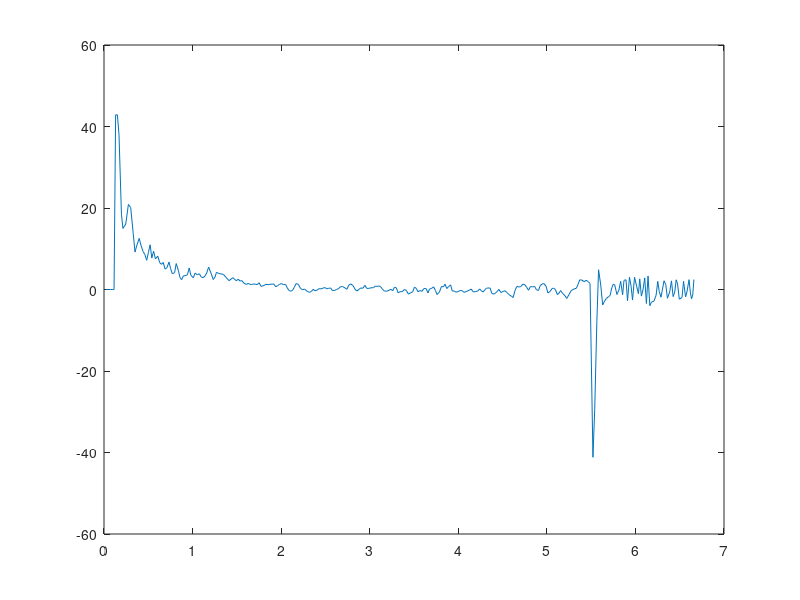

The MATLAB source for this figure:
t = [0.0225598 0.0434665 0.0611638 0.0752696 0.0937412 0.113391 0.131177 0.151181 0.169272 0.196881 0.213733 0.245294 0.275356 0.301216 0.329761 0.349951 0.368685 0.397518 0.416982 0.441334 0.461238 0.481929 0.501232 0.520951 0.539729 0.559758 0.580817 0.607082 0.62949 0.649334 0.668857 0.689291 0.711214 0.733725 0.751882 0.771335 0.79696 0.815272 0.840687 0.858619 0.876099 0.89692 0.915691 0.941204 0.962109 0.980092 1.00743 1.02931 1.05369 1.07739 1.09576 1.11923 1.13974 1.15918 1.1813 1.21029 1.23366 1.25351 1.26989 1.29324 1.34778 1.41134 1.45532 1.49266 1.51526 1.53698 1.55727 1.57929 1.60799 1.62731 1.64975 1.66577 1.68981 1.71374 1.73129 1.75093 1.77261 1.8072 1.82582 1.85277 1.8734 1.8972 1.91919 1.93869 1.95867 1.97919 2.00277 2.02381 2.0495 2.06983 2.08935 2.11006 2.12776 2.14871 2.16925 2.19321 2.21993 2.24378 2.26426 2.29572 2.32191 2.34096 2.36188 2.37976 2.40385 2.42871 2.4492 2.47255 2.49344 2.51437 2.53489 2.55944 2.57583 2.60009 2.62509 2.65119 2.67083 2.6954 2.71936 2.74194 2.76368 2.78495 2.81152 2.83438 2.85528 2.87888 2.89896 2.92377 2.94551 2.96724 2.99004 3.01438 3.0419 3.06189 3.08538 3.10377 3.12525 3.1486 3.16531 3.19131 3.2175 3.23918 3.25978 3.27927 3.29995 3.32067 3.34326 3.36594 3.39235 3.41262 3.43689 3.4589 3.4847 3.50496 3.52492 3.54524 3.56525 3.59009 3.61229 3.63832 3.6573 3.67573 3.70115 3.72188 3.74125 3.76019 3.78712 3.80998 3.83216 3.84972 3.8705 3.89207 3.9135 3.93128 3.9519 3.97187 4.00008 4.02202 4.04412 4.06412 4.08727 4.10919 4.12583 4.14573 4.17113 4.19852 4.22066 4.24125 4.25979 4.2797 4.29952 4.31776 4.33568 4.35859 4.37928 4.40572 4.43323 4.45695 4.48126 4.50617 4.52574 4.5497 4.56918 4.60002 4.61876 4.64091 4.66118 4.68571 4.70531 4.72935 4.75123 4.77012 4.7935 4.81394 4.83928 4.86146 4.88319 4.90575 4.92415 4.94571 4.96525 4.98994 5.01195 5.0355 5.05875 5.0757 5.09578 5.11897 5.13728 5.15576 5.17582 5.20686 5.2244 5.25116 5.27529 5.30529 5.3337 5.35212 5.3708 5.39552 5.42203 5.44378 5.46697 5.48732 5.52025 5.54034 5.56444 5.58372 5.60842 5.63014 5.6512 5.6712 5.69527 5.71407 5.73325 5.75069 5.76599 5.79112 5.81341 5.83341 5.85523 5.87081 5.89381 5.91063 5.93267 5.95115 5.96717 5.98991 6.01318 6.0339 6.0487 6.06721 6.08547 6.10497 6.12377 6.14239 6.16254 6.18128 6.20979 6.23343 6.25187 6.26874 6.28867 6.3055 6.32317 6.34261 6.36129 6.38686 6.4069 6.42551 6.44377 6.46015 6.47569 6.49527 6.52593 6.5434 6.56578 6.58135 6.60525 6.61994 6.63342 6.64719 6.66015];
x1 = [0 0 0 0 0 0 0.000707731 0.00353865 0.00707731 0.0127392 0.0155701 0.0212319 0.026186 0.0318479 0.0382175 0.0431716 0.0467102 0.0537875 0.0580339 0.0644035 0.0693576 0.0743117 0.0785581 0.0835122 0.0884664 0.0934205 0.0990823 0.105452 0.111114 0.116068 0.12173 0.127392 0.132346 0.138715 0.143669 0.148623 0.155701 0.160655 0.16844 0.172686 0.178348 0.183302 0.188964 0.195334 0.200996 0.206657 0.213735 0.220104 0.226474 0.233551 0.238505 0.244875 0.250537 0.255491 0.262568 0.269645 0.276015 0.281677 0.285923 0.293001 0.308571 0.326264 0.338295 0.348911 0.355989 0.36165 0.36802 0.37439 0.382175 0.388544 0.394914 0.39916 0.406238 0.413315 0.418977 0.424639 0.4303 0.440209 0.446578 0.454363 0.460025 0.467102 0.473472 0.479134 0.484796 0.491165 0.497535 0.503904 0.511689 0.518059 0.523721 0.53009 0.535045 0.541414 0.547076 0.554153 0.562646 0.569723 0.576093 0.586001 0.593078 0.599448 0.60511 0.610772 0.617849 0.625634 0.631296 0.638373 0.644743 0.651112 0.657482 0.664559 0.669513 0.676591 0.684376 0.692161 0.697823 0.705608 0.712685 0.719055 0.725424 0.731794 0.739579 0.747364 0.753026 0.760103 0.765765 0.772842 0.779212 0.785581 0.792659 0.799736 0.808229 0.81389 0.820968 0.82663 0.832999 0.839369 0.845031 0.852816 0.860601 0.86697 0.87334 0.879002 0.885371 0.891741 0.898818 0.905896 0.912973 0.919342 0.927127 0.933497 0.941282 0.947652 0.953313 0.960391 0.966053 0.97313 0.980207 0.987992 0.993654 0.999316 1.00639 1.01276 1.01913 1.02479 1.03258 1.03895 1.04603 1.05098 1.05735 1.06372 1.07009 1.07575 1.08141 1.08778 1.09628 1.10264 1.10972 1.11609 1.12317 1.12954 1.13449 1.14015 1.14794 1.15643 1.1628 1.16917 1.17483 1.1805 1.18686 1.19182 1.19748 1.20456 1.21093 1.21871 1.22791 1.23428 1.24207 1.24985 1.25551 1.26259 1.26896 1.27816 1.28382 1.2909 1.29656 1.30435 1.3093 1.31709 1.32346 1.32912 1.33549 1.34186 1.34964 1.35601 1.36238 1.36875 1.37441 1.38078 1.38715 1.39423 1.40131 1.40768 1.41475 1.41971 1.42679 1.43316 1.43882 1.44448 1.45085 1.46076 1.46571 1.4735 1.48128 1.49048 1.49827 1.50322 1.50888 1.51596 1.52304 1.52941 1.53648 1.54215 1.54781 1.5471 1.54639 1.5471 1.54781 1.54781 1.54781 1.54781 1.54781 1.5471 1.5471 1.54781 1.54781 1.5471 1.54781 1.54781 1.5471 1.54781 1.5471 1.5471 1.54781 1.5471 1.5471 1.54781 1.5471 1.5471 1.54781 1.5471 1.54781 1.5471 1.5471 1.54781 1.54852 1.54852 1.54781 1.54781 1.54852 1.54852 1.54781 1.54781 1.54852 1.54852 1.54781 1.54852 1.54852 1.54781 1.54781 1.54852 1.54852 1.54781 1.54852 1.54852 1.54781 1.54781 1.54852 1.54852 1.54781 1.54781 1.54781];
x2 = [0 0 0 0 0 0 0 0.0337689 0.170664 0.19503 0.187751 0.153881 0.159138 0.203725 0.235674 0.225261 0.212117 0.223845 0.234866 0.239719 0.249829 0.236382 0.223137 0.245987 0.234259 0.247504 0.242651 0.254075 0.256704 0.253469 0.264894 0.262467 0.252761 0.264085 0.272982 0.27096 0.25539 0.267826 0.279756 0.283092 0.276419 0.276217 0.274802 0.262871 0.275307 0.279958 0.271769 0.274903 0.272982 0.278239 0.279756 0.276824 0.271769 0.261456 0.27278 0.28289 0.278442 0.270454 0.272274 0.274094 0.284811 0.279655 0.284912 0.282385 0.285519 0.28471 0.289159 0.291282 0.289563 0.291181 0.291686 0.290271 0.291282 0.291484 0.28835 0.294618 0.293102 0.291181 0.291585 0.291181 0.290675 0.290776 0.295326 0.293506 0.291383 0.289765 0.291484 0.291181 0.297449 0.301797 0.302909 0.301493 0.296135 0.289765 0.290978 0.29846 0.300482 0.299168 0.303313 0.30483 0.303414 0.299572 0.3021 0.301291 0.29846 0.299067 0.297651 0.29664 0.298764 0.298056 0.297348 0.301392 0.301797 0.300078 0.298157 0.295023 0.295023 0.297146 0.299673 0.292495 0.290372 0.293304 0.299572 0.302605 0.299673 0.297348 0.297854 0.292798 0.298157 0.298056 0.297045 0.296944 0.294113 0.294719 0.293708 0.295629 0.30028 0.302605 0.302909 0.301392 0.299673 0.3021 0.296135 0.297045 0.305639 0.303718 0.303718 0.299977 0.301392 0.307964 0.30574 0.304122 0.295933 0.297854 0.303819 0.301797 0.303111 0.298258 0.298662 0.305841 0.299168 0.297854 0.295326 0.301493 0.308672 0.304324 0.29482 0.295427 0.290877 0.298359 0.294719 0.29199 0.302504 0.302403 0.304526 0.303617 0.301594 0.301999 0.304931 0.303617 0.302201 0.301089 0.299269 0.304324 0.303313 0.302605 0.298966 0.302201 0.304122 0.300685 0.297752 0.297449 0.297449 0.306852 0.307863 0.304425 0.299876 0.305032 0.303313 0.3021 0.305234 0.30847 0.311604 0.313828 0.301594 0.294719 0.29573 0.294922 0.290877 0.291686 0.295832 0.301291 0.295023 0.295427 0.294719 0.300685 0.301594 0.293405 0.290776 0.289664 0.294113 0.305841 0.303515 0.298258 0.297752 0.299775 0.308773 0.306144 0.301797 0.306245 0.311098 0.315446 0.308368 0.301797 0.299168 0.297752 0.291181 0.283396 0.2838 0.286631 0.284103 0.28653 0.289664 0.288148 0.20595 0.0553041 -0.0339711 -0.00768394 0.0266916 0.0199176 0.015469 0.0125369 0.0102115 -0.00303313 -0.0092005 -0.00808835 0.00859387 0.00090994 -0.0140535 0.0090994 -0.0156712 -0.0166822 0.0195132 -0.0210297 -0.00556074 0.0180977 -0.0210297 -0.00586406 0.00727952 -0.0182999 0.0113237 0.000404418 -0.0200187 0.0240628 -0.023254 0.0278037 0.0216363 0.0198165 0.00980713 -0.0140535 0.00343755 0.0132447 -0.000808835 -0.0150646 -0.00849277 0.0150646 0.00414528 -0.0148623 0.0122336 0.00434749 -0.0166822 -0.00940271 0.0166822 0.0137502 -0.0141546 0.0126381 0.00434749 -0.0168844 0.00475191 0.0159745 0.0092005 -0.0170866 -0.0146601];
x3 = [0 0 0 0 0 0 70.7143 75 72.0013 45.5989 39.4525 42.0351 51.0905 52.7212 45.0103 38.602 41.1284 45.2396 44.228 42.7042 42.3674 40.9505 44.3657 48.4005 44.8345 47.679 45.9957 47.5276 45.9795 45.84 47.1038 45.3688 46.1652 48.8437 47.2699 45.6373 46.2815 50.0955 48.3616 45.999 45.3299 46.9441 47.4581 48.1072 51.069 49.1554 48.2562 50.2161 50.1071 50.8173 50.1076 49.9862 50.8775 52.3578 55.0868 53.401 51.3824 52.3842 54.5041 54.6934 54.6605 52.6824 53.7973 53.057 53.7126 53.3387 53.6574 52.9323 52.5402 52.9931 52.8276 52.8122 53.2262 53.1754 53.2361 54.0298 52.9067 53.1854 53.7287 53.8058 54.0052 54.2483 54.3698 53.5181 53.8865 54.4737 54.9882 54.796 54.9487 53.7285 52.7018 52.3493 52.5908 53.7537 55.2901 55.302 53.7927 53.2289 53.465 52.609 52.1516 52.3576 53.1659 52.7037 52.7976 53.406 53.3537 53.6603 53.9402 53.5504 53.6783 53.8729 53.0526 52.8646 53.2016 53.6492 54.3901 54.5238 54.1369 53.59 55.0926 55.8014 55.3489 54.0337 53.2602 53.7948 54.3597 54.3351 55.4461 54.4942 54.4351 54.683 54.7673 55.4236 55.4335 55.7149 55.4106 54.4314 53.8328 53.6836 53.9631 54.3443 53.8599 55.0682 55.0464 53.2166 53.3786 53.3639 54.1177 53.8875 52.4217 52.6563 52.9678 54.7078 54.5153 53.2208 53.4831 53.2144 54.1905 54.2252 52.6878 53.9002 54.3291 54.9312 53.7182 52.025 52.6954 54.7707 54.9039 55.9385 54.5459 55.2049 55.942 53.8428 53.6185 53.1282 53.2174 53.6201 53.5505 52.8814 53.0358 53.3158 53.5526 53.9518 52.9082 52.9634 53.089 53.851 53.2407 52.7302 53.3744 54.0658 54.222 54.2645 52.2727 51.7686 52.3776 53.3646 52.345 52.5408 52.7896 52.1077 51.2724 50.4106 49.7023 52.0992 53.8042 53.799 54.0143 54.9754 55.0121 54.2205 53.0194 54.244 54.3532 54.5631 53.366 53.0406 54.7662 55.5913 56.0155 55.2258 52.691 52.8746 54.005 54.2441 53.8501 51.8718 52.1336 53.0362 52.1379 50.9128 49.7194 50.9384 52.3781 53.0509 53.4207 54.8987 56.8355 57.1412 56.7538 57.4335 57.1877 56.6555 -13.6467 -0.00150941 31.1967 52.6775 49.2778 41.4465 41.839 42.6495 43.15 43.5312 46.2889 47.9275 47.9423 44.4371 45.6382 49.0067 44.5123 49.2626 50.2 42.6507 50.3937 48.1681 42.8347 50.5433 48.3549 45.3001 50.451 44.8338 46.435 51.0532 42.2386 51.2202 41.4848 41.3968 41.6037 43.5161 48.7233 45.6282 43.1137 45.7599 49.1277 48.2104 43.1187 44.7877 49.0471 43.7946 44.7791 49.4111 48.4997 42.8616 42.734 48.6157 43.5964 44.6684 49.3522 45.3508 42.4293 43.4379 49.1124];
x4 = [0 0 0 0 0 0 42.8571 42.8571 38.033 18.4765 14.9957 16.0356 20.8742 20.1231 13.7535 9.18937 10.6771 12.5547 10.8793 9.30492 8.61164 7.16729 9.08827 10.9804 7.71614 9.39158 7.49949 8.19277 6.56066 6.18513 6.64732 5.01521 5.36185 6.74843 5.13075 3.85973 4.1486 6.37289 4.59635 2.89201 2.41538 3.36865 3.39754 3.59975 5.30408 3.52753 2.86313 4.03305 3.5853 3.85973 3.10867 2.89201 3.31088 4.03305 5.50629 3.88861 2.44427 3.07978 4.22082 3.96083 3.70085 2.16984 2.90646 2.1554 2.51648 2.06874 2.18428 1.54877 1.24546 1.491 1.2599 1.18768 1.38989 1.24546 1.21657 1.66432 0.768822 0.985474 1.2599 1.20213 1.2599 1.33212 1.31767 0.667717 0.9277 1.23101 1.46211 1.21657 1.2599 0.364404 -0.256666 -0.415544 -0.213335 0.552169 1.46211 1.28879 0.219969 -0.0689006 0.118865 -0.473318 -0.689971 -0.487762 0.0610908 -0.299996 -0.184448 0.219969 0.133308 0.335517 0.479952 0.176639 0.277743 0.378848 -0.198892 -0.256666 -0.0111266 0.2633 0.711048 0.711048 0.407734 0.0466473 1.07213 1.37545 0.956587 0.0610908 -0.372214 0.0466473 0.378848 0.30663 1.0288 0.2633 0.277743 0.422178 0.436621 0.841039 0.754378 0.898813 0.624387 -0.0400136 -0.372214 -0.415544 -0.198892 0.0466473 -0.299996 0.552169 0.422178 -0.805518 -0.531092 -0.531092 0.00331684 -0.198892 -1.13772 -0.819962 -0.588866 0.581056 0.30663 -0.545536 -0.256666 -0.444431 0.248856 0.191082 -0.834405 0.118865 0.30663 0.667717 -0.213335 -1.23882 -0.617753 0.739935 0.653274 1.30323 0.234413 0.754378 1.14435 -0.35777 -0.343327 -0.64664 -0.516649 -0.227779 -0.285553 -0.704414 -0.516649 -0.31444 -0.155562 0.104421 -0.617753 -0.473318 -0.372214 0.147752 -0.31444 -0.588866 -0.0977876 0.321074 0.364404 0.364404 -0.97884 -1.12328 -0.632197 0.0177603 -0.718858 -0.473318 -0.299996 -0.747744 -1.20994 -1.65768 -1.97544 -0.227779 0.754378 0.609943 0.725491 1.30323 1.18768 0.5955 -0.184448 0.711048 0.653274 0.754378 -0.0977876 -0.227779 0.942143 1.31767 1.47655 0.841039 -0.834405 -0.502205 0.248856 0.321074 0.0322038 -1.25327 -0.877736 -0.256666 -0.892179 -1.58547 -2.20654 -1.19549 -0.256666 0.118865 0.321074 1.2599 2.37205 2.31427 1.90986 2.27094 1.9243 1.47655 -41.1639 -29.4214 -7.90059 4.85301 1.09771 -3.81308 -2.84537 -2.20985 -1.79099 -1.45879 0.433305 1.31436 1.15548 -1.2277 -0.129991 2.00764 -1.29991 2.23874 2.38318 -2.78759 3.00425 0.794392 -2.58538 3.00425 0.837722 -1.03993 2.61427 -1.61767 -0.0577739 2.85981 -3.43755 3.322 -3.97196 -3.09091 -2.83092 -1.40102 2.00764 -0.491079 -1.8921 0.115548 2.15208 1.21325 -2.15208 -0.592183 2.12319 -1.74766 -0.62107 2.38318 1.34324 -2.38318 -1.96431 2.02209 -1.80544 -0.62107 2.41206 -0.678844 -2.28207 -1.31436 2.44095];
x5 = [0 0 0 0 0 0 0 0.0337689 0.136895 0.0243662 -0.00727952 -0.03387 0.00525743 0.044587 0.031949 -0.0104138 -0.0131436 0.0117281 0.0110204 0.00485301 0.0101104 -0.0134469 -0.0132447 0.0228496 -0.0117281 0.0132447 -0.00485301 0.0114248 0.00262871 -0.00323534 0.0114248 -0.00242651 -0.00970602 0.0113237 0.00889719 -0.00202209 -0.0155701 0.0124358 0.0119303 0.00333645 -0.00667289 -0.000202209 -0.00141546 -0.0119303 0.0124358 0.0046508 -0.00818946 0.00313424 -0.00192098 0.00525743 0.00151657 -0.00293203 -0.00505522 -0.0103126 0.0113237 0.0101104 -0.00444859 -0.00798725 0.00181988 0.00181988 0.0107171 -0.00515632 0.00525743 -0.00252761 0.00313424 -0.000808835 0.00444859 0.00212319 -0.00171877 0.00161767 0.000505522 -0.00141546 0.00101104 0.000202209 -0.00313424 0.00626847 -0.00151657 -0.00192098 0.000404418 -0.000404418 -0.000505522 0.000101104 0.0045497 -0.00181988 -0.00212319 -0.00161767 0.00171877 -0.000303313 0.00626847 0.00434749 0.00111215 -0.00141546 -0.00535853 -0.00636958 0.00121325 0.00748173 0.00202209 -0.00131436 0.00414528 0.00151657 -0.00141546 -0.00384197 0.00252761 -0.000808835 -0.00283092 0.000606626 -0.00141546 -0.00101104 0.00212319 -0.000707731 -0.000707731 0.00404418 0.000404418 -0.00171877 -0.00192098 -0.00313424 0 0.00212319 0.00252761 -0.00717841 -0.00212319 0.00293203 0.00626847 0.00303313 -0.00293203 -0.0023254 0.000505522 -0.00505522 0.00535853 -0.000101104 -0.00101104 -0.000101104 -0.00283092 0.000606626 -0.00101104 0.00192098 0.0046508 0.0023254 0.000303313 -0.00151657 -0.00171877 0.00242651 -0.00596516 0.00090994 0.00859387 -0.00192098 0 -0.00374086 0.00141546 0.00657179 -0.0022243 -0.00161767 -0.00818946 0.00192098 0.00596516 -0.00202209 0.00131436 -0.00485301 0.000404418 0.00717841 -0.00667289 -0.00131436 -0.00252761 0.00616737 0.00717841 -0.00434749 -0.00950381 0.000606626 -0.0045497 0.00748173 -0.00363976 -0.00272982 0.0105149 -0.000101104 0.00212319 -0.00090994 -0.00202209 0.000404418 0.00293203 -0.00131436 -0.00141546 -0.00111215 -0.00181988 0.00505522 -0.00101104 -0.000707731 -0.00363976 0.00323534 0.00192098 -0.00343755 -0.00293203 -0.000303313 0 0.00940271 0.00101104 -0.00343755 -0.0045497 0.00515632 -0.00171877 -0.00121325 0.00313424 0.00323534 0.00313424 0.0022243 -0.0122336 -0.0068751 0.00101104 -0.000808835 -0.00404418 0.000808835 0.00414528 0.00545964 -0.00626847 0.000404418 -0.000707731 0.00596516 0.00090994 -0.00818946 -0.00262871 -0.00111215 0.00444859 0.0117281 -0.0023254 -0.00525743 -0.000505522 0.00202209 0.00899829 -0.00262871 -0.00434749 0.00444859 0.00485301 0.00434749 -0.00707731 -0.00657179 -0.00262871 -0.00141546 -0.00657179 -0.00778504 0.000404418 0.00283092 -0.00252761 0.00242651 0.00313424 -0.00151657 -0.0821979 -0.150646 -0.0892752 0.0262871 0.0343755 -0.006774 -0.00444859 -0.00293203 -0.0023254 -0.0132447 -0.00616737 0.00111215 0.0166822 -0.00768394 -0.0149635 0.0231529 -0.0247706 -0.00101104 0.0361954 -0.0405429 0.015469 0.0236584 -0.0391274 0.0151657 0.0131436 -0.0255794 0.0296236 -0.0109193 -0.0204231 0.0440815 -0.0473169 0.0510577 -0.00616737 -0.00181988 -0.0100093 -0.0238606 0.0174911 0.00980713 -0.0140535 -0.0142557 0.00657179 0.0235573 -0.0109193 -0.0190076 0.027096 -0.00788614 -0.0210297 0.00727952 0.0260849 -0.00293203 -0.0279048 0.0267927 -0.00829056 -0.0212319 0.0216363 0.0112226 -0.006774 -0.0262871 0.00242651];

plot(t,x4);
